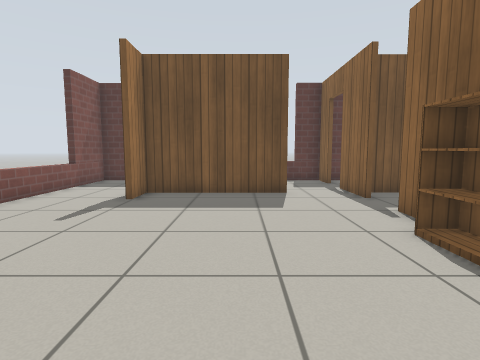
[1] (above)

19 first-person views from a walk through a world built for the Gazebo simulator. The camera is 0.8 m above the floor, tilts 6° down and sees 80° across. The floor is counted in squares, 0.5 m on a side. Each view is taken from the middle of a square. On the plan, view 1 faces up. The plan holds only what a view shows up to about 15 squares ahead; the rest is blank. Gazebo's built-in surfaces are drawn with simple patterns.

[2]
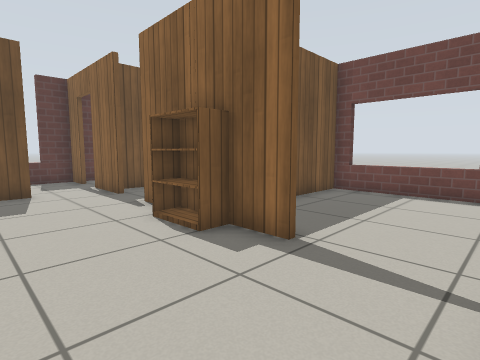

[3]
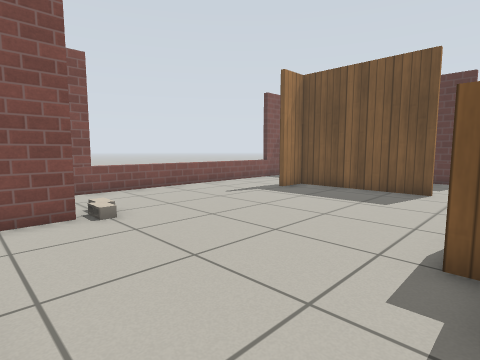

[4]
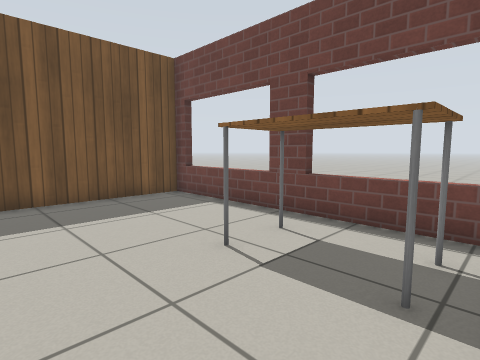

[5]
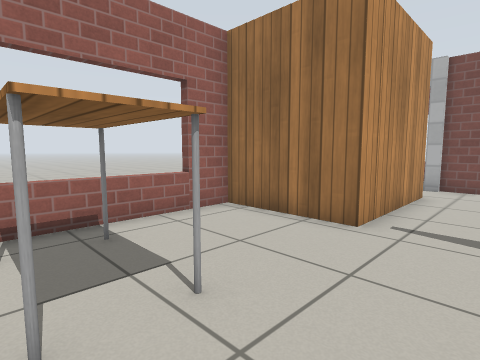

[6]
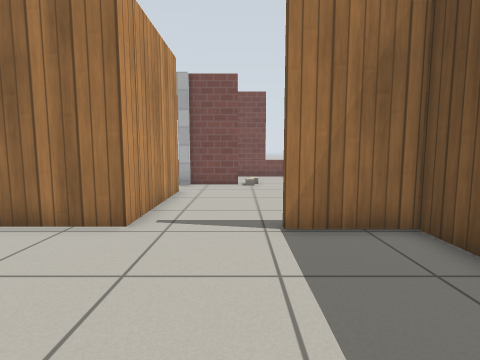

[7]
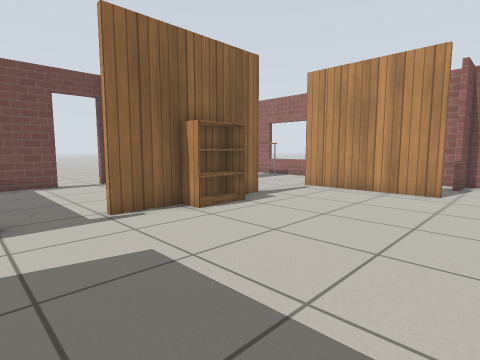

[8]
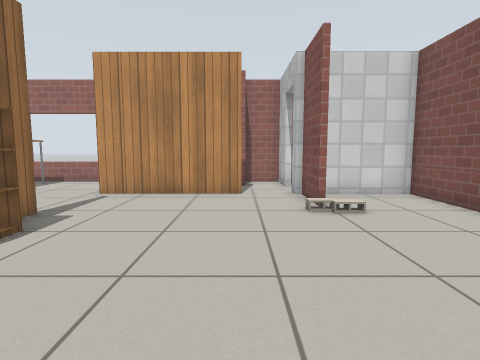

[9]
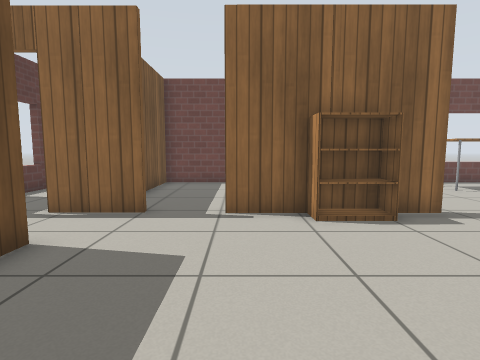

[10]
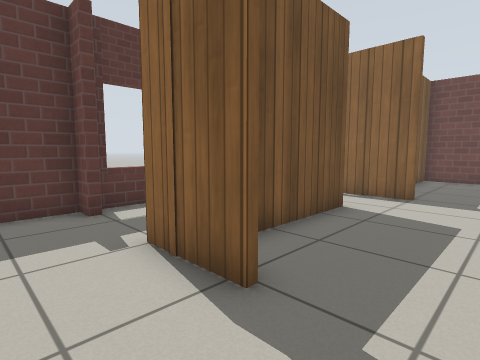

[11]
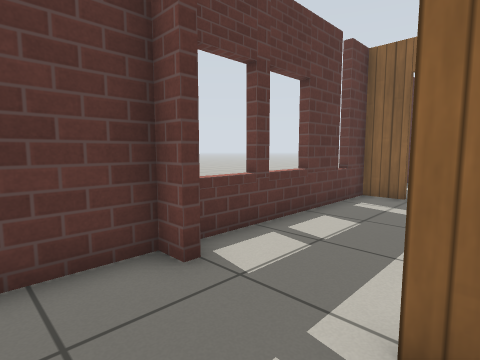

[12]
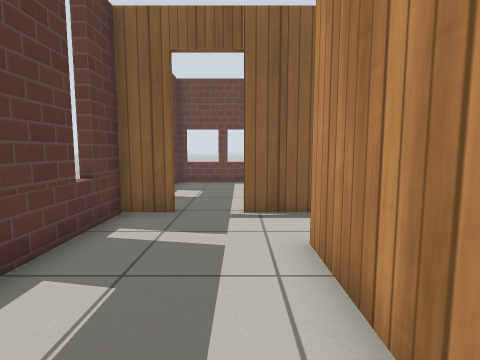

[13]
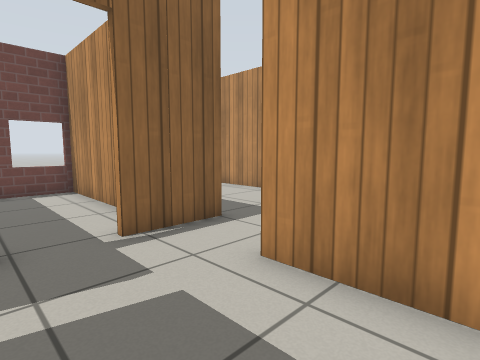

[14]
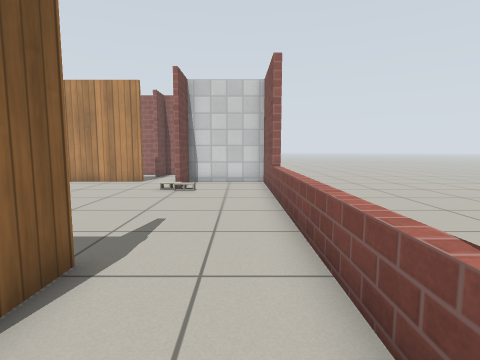

[15]
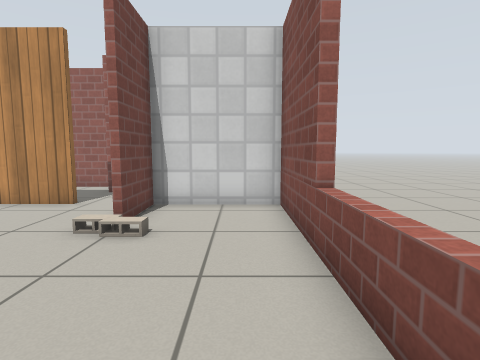

[16]
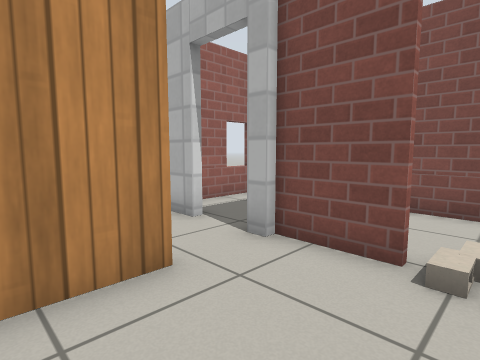

[17]
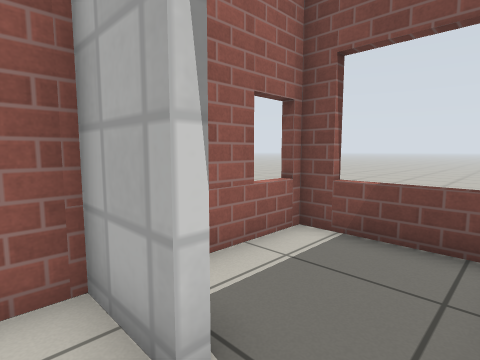

[18]
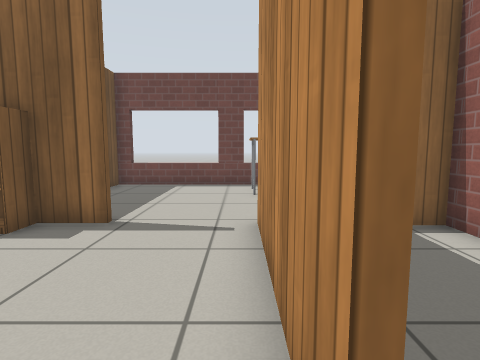

[19]
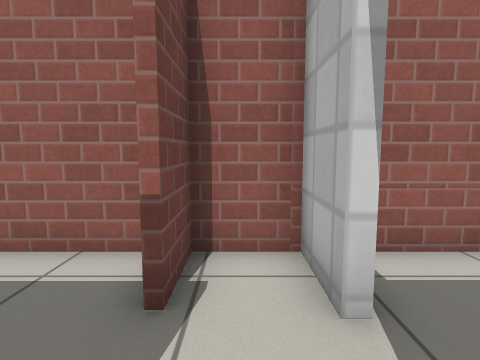

### Floor plan
Ten units are one square. View 1 is at (0, 0); x grows to the right and y downward. Boxes are objects, and circles mark ways between rooms. Rooms are numbered by the first view taken in them; rooms with no view inside come last. Other rooms are left out.
<svg viewBox="-77 -155 193 218">
<path fill="none" stroke="#000" d="M42 -19 42 -74M-11 14 41 14 41 54 96 54M-33 -10 -33 14M42 -94 42 -106M-35 14 -35 -10M19 -106 -35 -106 -35 -91M56 53 56 58M-72 -95 -72 14 -30 14M111 49 111 -46 43 -46 43 -19M-34 -143 -37 -143 -37 -150 -72 -150 -72 -95M-17 -108 18 -108M-37 -91 -37 -116M42 -136 42 -150 -33 -150M42 -106 42 -120M-30 36 -30 54 -12 54 -12 36M-30 14 -30 19M60 -106 49 -106M69 -48 95 -48M111 -69 111 -111M111 -106 79 -106M70 -108 111 -108M54 -150 48 -150M111 -111 111 -150 75 -150M-9 54 39 54 39 46M-69 52 -69 57M-72 24 -72 54 -35 54"/>
<rect x="-45" y="-25" width="10" height="10" fill="#bbb"><title>cinder block</title></rect>
<rect x="35" y="-45" width="10" height="10" fill="#bbb"><title>bookshelf</title></rect>
<rect x="75" y="15" width="20" height="30" fill="#bbb"><title>table</title></rect>
<circle cx="-55" cy="-105" r="3" fill="#2a7"/>
<circle cx="25" cy="-110" r="3" fill="#2a7"/>
<circle cx="-20" cy="20" r="3" fill="#2a7"/>
<circle cx="40" cy="-85" r="3" fill="#2a7"/>
<circle cx="40" cy="-125" r="3" fill="#2a7"/>
<circle cx="-10" cy="30" r="3" fill="#2a7"/>
<circle cx="-30" cy="25" r="3" fill="#2a7"/>
<text x="20" y="-30">1</text>
<text x="-20" y="-130">2</text>
<text x="-20" y="30">3</text>
<text x="70" y="-80">4</text>
<text x="70" y="-130">5</text>
<text x="10" y="40">6</text>
<text x="-50" y="40">7</text>
</svg>
Room 1 opens to room 2. Room 1 opens to room 3. Room 1 opens to room 4. Room 2 opens to room 5. Room 3 opens to room 6. Room 3 opens to room 7.

Where each view was taken, in squares from view 1:
view 1: 0 up, 0 right, facing up
view 2: 1 down, 0 right, facing up-right
view 3: 1 down, 4 right, facing up-left
view 4: 5 down, 5 right, facing up-right
view 5: 1 up, 10 right, facing down-left
view 6: 1 up, 10 right, facing left
view 7: 10 up, 3 left, facing down-right
view 8: 9 up, 1 left, facing down
view 9: 7 up, 3 left, facing right
view 10: 7 up, 6 left, facing up-right
view 11: 11 up, 6 left, facing up-right
view 12: 12 up, 3 left, facing right
view 13: 14 up, 1 left, facing down-right
view 14: 13 up, 6 left, facing down
view 15: 7 up, 6 left, facing down
view 16: 2 up, 1 right, facing down-left
view 17: 2 down, 2 left, facing down-left
view 18: 1 down, 2 left, facing right
view 19: 1 down, 2 left, facing down
